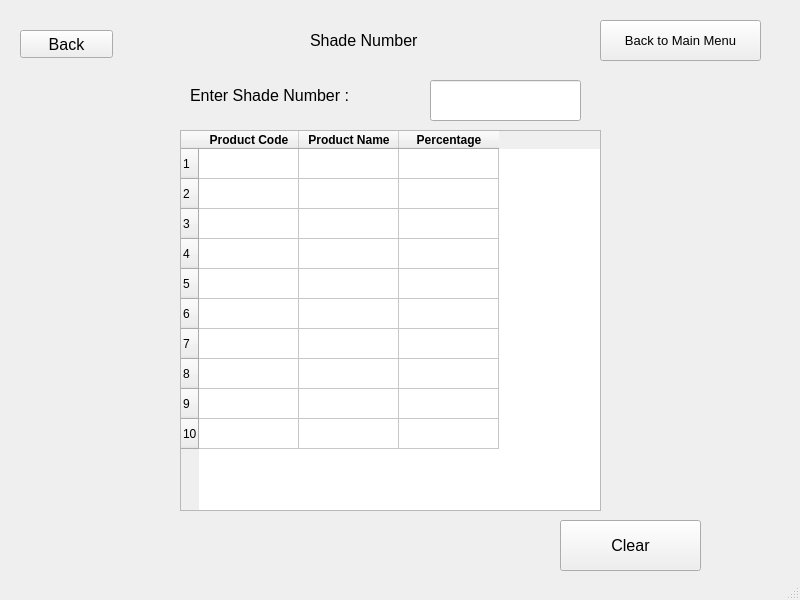
<?xml version="1.0" encoding="UTF-8"?>
<ui version="4.0">
 <class>MainWindow</class>
 <widget class="QMainWindow" name="MainWindow">
  <property name="geometry">
   <rect>
    <x>0</x>
    <y>0</y>
    <width>800</width>
    <height>600</height>
   </rect>
  </property>
  <property name="windowTitle">
   <string>MainWindow</string>
  </property>
  <widget class="QWidget" name="centralwidget">
   <widget class="QLabel" name="label_5">
    <property name="geometry">
     <rect>
      <x>190</x>
      <y>70</y>
      <width>211</width>
      <height>51</height>
     </rect>
    </property>
    <property name="font">
     <font>
      <pointsize>12</pointsize>
     </font>
    </property>
    <property name="text">
     <string>Enter Shade Number :</string>
    </property>
   </widget>
   <widget class="QPushButton" name="back_add_rm">
    <property name="geometry">
     <rect>
      <x>20</x>
      <y>30</y>
      <width>93</width>
      <height>28</height>
     </rect>
    </property>
    <property name="font">
     <font>
      <pointsize>12</pointsize>
     </font>
    </property>
    <property name="text">
     <string>Back</string>
    </property>
   </widget>
   <widget class="QLabel" name="label_3">
    <property name="geometry">
     <rect>
      <x>310</x>
      <y>20</y>
      <width>151</width>
      <height>41</height>
     </rect>
    </property>
    <property name="font">
     <font>
      <pointsize>12</pointsize>
     </font>
    </property>
    <property name="text">
     <string>Shade Number</string>
    </property>
   </widget>
   <widget class="QPushButton" name="pushButton">
    <property name="geometry">
     <rect>
      <x>600</x>
      <y>20</y>
      <width>161</width>
      <height>41</height>
     </rect>
    </property>
    <property name="font">
     <font>
      <pointsize>10</pointsize>
     </font>
    </property>
    <property name="text">
     <string>Back to Main Menu</string>
    </property>
   </widget>
   <widget class="QLineEdit" name="shade_new__view_number">
    <property name="geometry">
     <rect>
      <x>430</x>
      <y>80</y>
      <width>151</width>
      <height>41</height>
     </rect>
    </property>
    <property name="font">
     <font>
      <pointsize>12</pointsize>
     </font>
    </property>
   </widget>
   <widget class="QTableWidget" name="shade_new_view_details_table">
    <property name="geometry">
     <rect>
      <x>180</x>
      <y>130</y>
      <width>421</width>
      <height>381</height>
     </rect>
    </property>
    <property name="rowCount">
     <number>10</number>
    </property>
    <row/>
    <row/>
    <row/>
    <row/>
    <row/>
    <row/>
    <row/>
    <row/>
    <row/>
    <row/>
    <column>
     <property name="text">
      <string>Product Code</string>
     </property>
     <property name="font">
      <font>
       <weight>75</weight>
       <bold>true</bold>
      </font>
     </property>
    </column>
    <column>
     <property name="text">
      <string>Product Name</string>
     </property>
     <property name="font">
      <font>
       <weight>75</weight>
       <bold>true</bold>
      </font>
     </property>
    </column>
    <column>
     <property name="text">
      <string>Percentage</string>
     </property>
     <property name="font">
      <font>
       <weight>75</weight>
       <bold>true</bold>
      </font>
     </property>
    </column>
   </widget>
   <widget class="QPushButton" name="new_shade_view_clear">
    <property name="geometry">
     <rect>
      <x>560</x>
      <y>520</y>
      <width>141</width>
      <height>51</height>
     </rect>
    </property>
    <property name="font">
     <font>
      <pointsize>12</pointsize>
     </font>
    </property>
    <property name="text">
     <string>Clear</string>
    </property>
   </widget>
  </widget>
  <widget class="QStatusBar" name="statusbar"/>
 </widget>
 <resources/>
 <connections/>
</ui>
